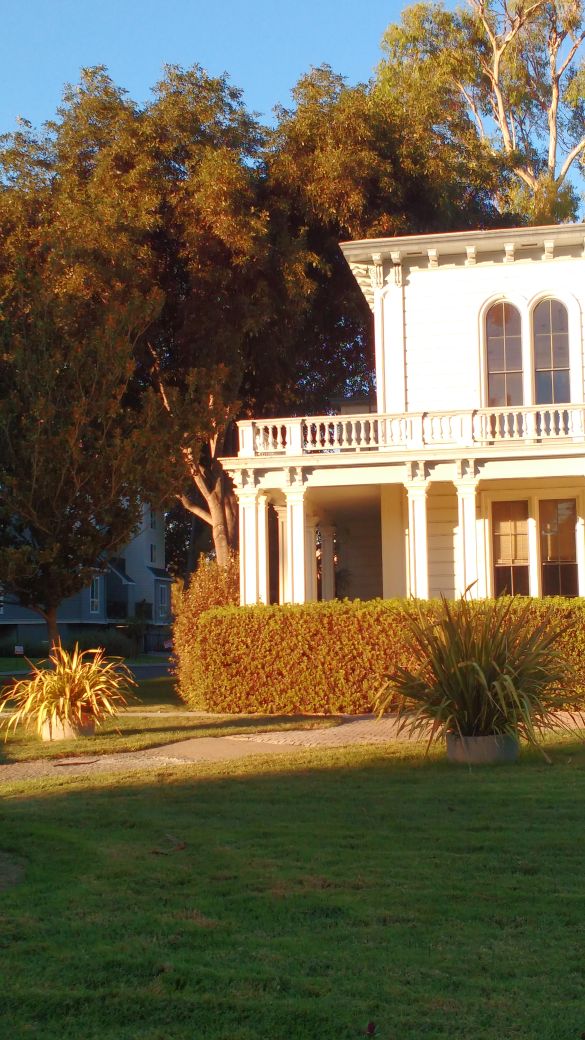
#> input picture 07_computer_vision/بینایی کامپیوتر (1)/HomeWork/HW3/Questions/Q3/1.jpg, 2340 x 4160 px (shown at 1/4 size)
$ jupyter execute --allow-errors Question3.ipynb
#> lines starting #> are read from the running program, lines starting #| are printed output that depends on the picture
#تمرین سوم درس بینایی کامپیوتر
 در این سوال قصد داریم با داشتن تصاویر از زوایه‌های مختلف یک صحنه، یک بازسازی پانوراما از صحنه داشته باشیم

کتابخانه‌های لازم را در زیر اضافه کنید

[cell 1]
import numpy as np
import cv2
import matplotlib.pyplot as plt
from scipy import signal as sig
import scipy.ndimage as ndi
from skimage.io import imread
from skimage.color import rgb2gray
from skimage import data
from skimage.feature import match_descriptors, ORB, plot_matches
from skimage.measure import ransac
from skimage.transform import FundamentalMatrixTransform
import skimage.feature as sf
from google.colab.patches import cv2_imshow
import matplotlib.pyplot as plt

### تولید تصویر پانوراما از دو تصویر
در این قسمت ابتدا دو تصویر مختف از یک صحنه را داریم و سعی میکنیم تصویر پانوراما این دو تصویر را تولید کنیم. اتبدا دو تصویر را خوانده و برای هر تصویر تعدادی نقطه کلیدی یا $key point$ استخراج می‌کنیم. سپس این نقاط کلیدی را در تصویر با همدیگر مچ می‌کنیم. درمورد روش‌های استخراج ویژگی و مچ کردن آنها در فصل بعد آشنا خواهید شد. در این قطعه کد از توابع آماده کتابخانه $OpenCV$ برای این کار استفاده می‌کنیم. ابتدا دوتصویر را نمایش نمایش می‌دهیم

[cell 2]
image1 = cv2.imread('')
image2 = cv2.imread('')

در قسمت بعد استخراج نقاط کلیدی و مچ کردن آنها اتفاق می‌افتد. نقاط مچ شده را در تصویر خروجی می‌بینید

#> (a cell that did not finish here is left out)

در تابع زیر با گرفتن دو تصویر ورودی، ماتریس هموگرافی بین آنها محاسبه شده و نقاط مربوطه بر روی همدیگر نگاشت شده و تصویر پانوراما را در خروجی برمی‌گرداند. تایع دیگر نیز ماتریس هموگرافی بین دو تصویر را محاسبه می‌کند

[cell 4]
def findHomography(kp1, kp2, matches):
    img1_points = np.zeros((len(matches), 1, 2), dtype=np.float32)
    img2_points = np.zeros((len(matches), 1, 2), dtype=np.float32)

    for i in range(0,len(matches)):
        img1_points[i] = kp1[matches[i].queryIdx].pt
        img2_points[i] = kp2[matches[i].trainIdx].pt

    homography, mask = cv2.findHomography(img1_points, img2_points, cv2.RANSAC, ransacReprojThreshold=2.0)

    return homography

#Compute hom and homInv
#> (the rest of this cell did not finish here and is left out)

[cell 5]
def stitch(img1, img2, hom):
  rows1, cols1 = img1.shape[:2]
  rows2, cols2 = img2.shape[:2]

  #Corners of img1 & img2
  corners1 = np.float32([[0,0], [0, rows1],[cols1, rows1], [cols1, 0]]).reshape(-1, 1, 2)
  corners2 = np.float32([[0,0], [0,rows2], [cols2,rows2], [cols2,0]]).reshape(-1,1,2)

  #Project 4 corners of image2 onto image1
  project = cv2.perspectiveTransform(corners2, hom)

  points = np.concatenate((corners1, project), axis = 0)

  [x_min, y_min] = np.int32(points.min(axis = 0).ravel() - 0.5)
  [x_max, y_max] = np.int32(points.max(axis = 0).ravel() + 0.5)

  translation_dist = [-x_min,-y_min]

  H_translation = np.array([[1, 0, translation_dist[0]], [0, 1, translation_dist[1]], [0, 0, 1]])

  result = cv2.warpPerspective(img2, H_translation.dot(hom), (x_max - x_min, y_max - y_min))
  result[translation_dist[1] : rows1 + translation_dist[1], translation_dist[0] : cols1 + translation_dist[0]] = img1

  return result

نمونه تصویر پانوراما تولید شده

#> (a cell that did not finish here is left out)

### تولید تصویر پانوراما از چندین تصویر
در این قسمت تمامی کارهای قسمت قبل را این بار برای چندین توصیر از یک صحنه انجام ‌می‌دهیم. این بار از توابع آماده کتابخانه $openCV$ استفاده می‌کنیم

[cell 7]
img1 = cv2.imread('1.jpg')
#> img1 is the input picture: shape (4160, 2340, 3); mean B, G, R 73.9, 98.5, 108.5
img2 = cv2.imread('2.jpg')
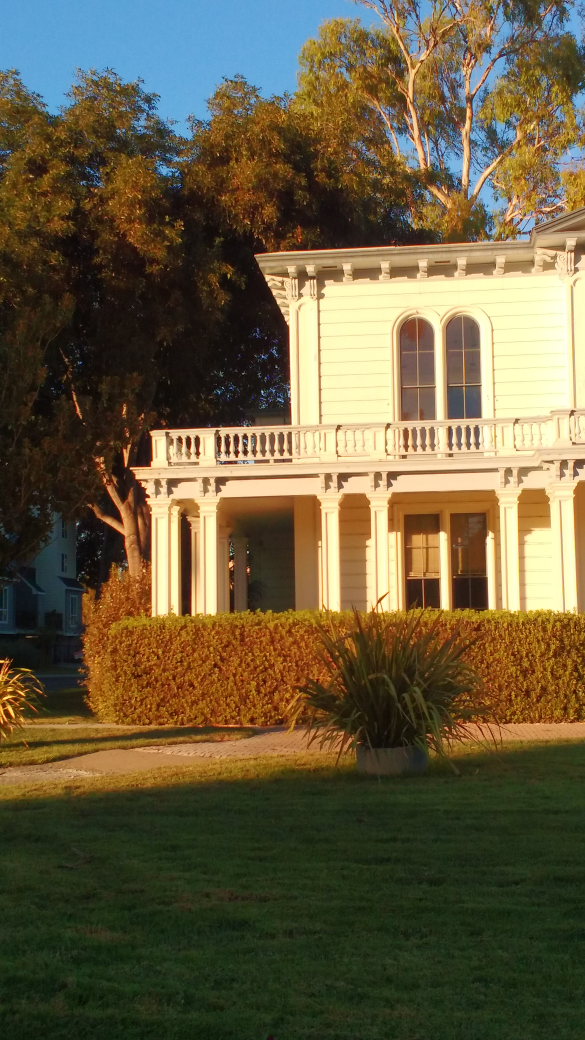
#> input picture 07_computer_vision/بینایی کامپیوتر (1)/HomeWork/HW3/Questions/Q3/2.jpg, 2340 x 4160 px (shown at 1/4 size)
#> img2 is the input picture: shape (4160, 2340, 3); mean B, G, R 64, 92, 103.1
img3 = cv2.imread('3.jpg')
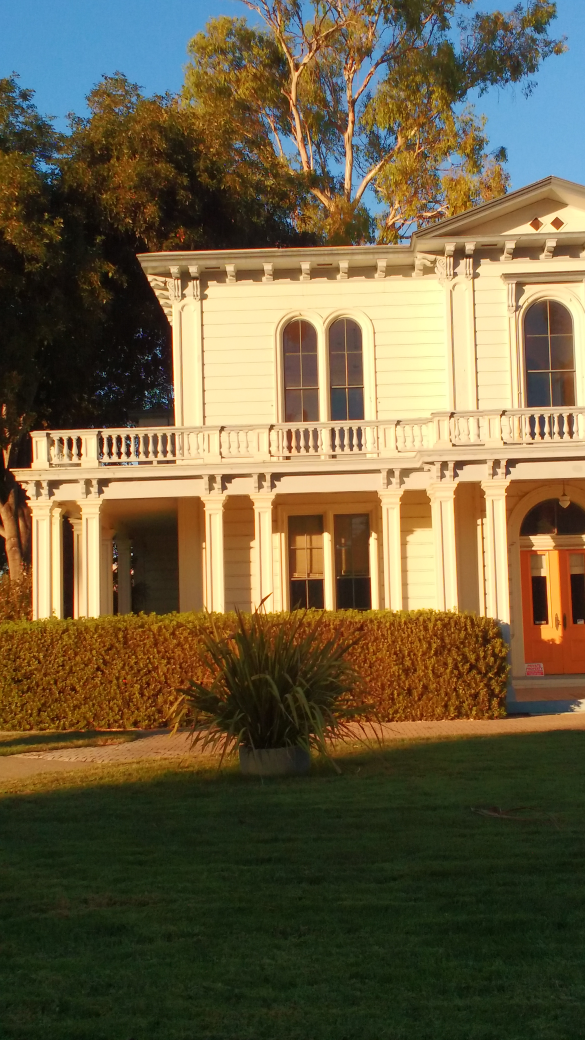
#> input picture 07_computer_vision/بینایی کامپیوتر (1)/HomeWork/HW3/Questions/Q3/3.jpg, 2340 x 4160 px (shown at 1/4 size)
#> img3 is the input picture: shape (4160, 2340, 3); mean B, G, R 65.9, 95.2, 107.9
img4 = cv2.imread('4.jpg')
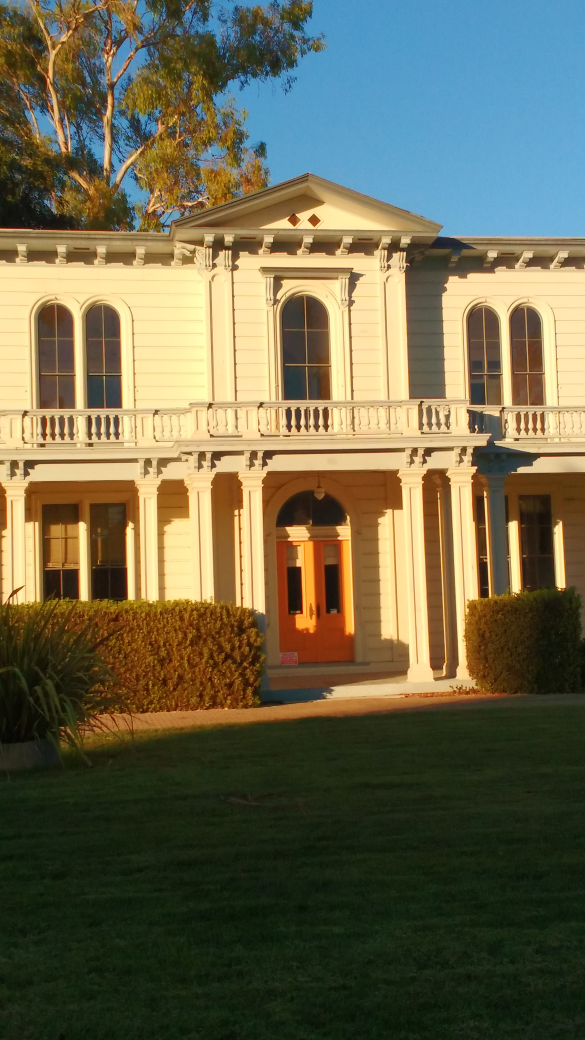
#> input picture 07_computer_vision/بینایی کامپیوتر (1)/HomeWork/HW3/Questions/Q3/4.jpg, 2340 x 4160 px (shown at 1/4 size)
#> img4 is the input picture: shape (4160, 2340, 3); mean B, G, R 76.6, 102.6, 106.6
img5 = cv2.imread('5.jpg')
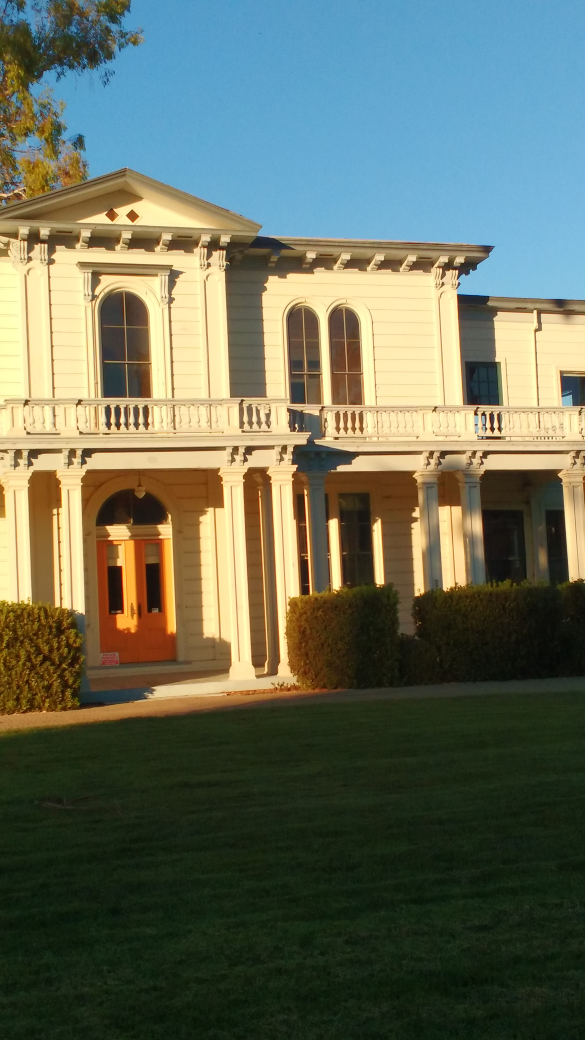
#> input picture 07_computer_vision/بینایی کامپیوتر (1)/HomeWork/HW3/Questions/Q3/5.jpg, 2340 x 4160 px (shown at 1/4 size)
#> img5 is the input picture: shape (4160, 2340, 3); mean B, G, R 90.5, 108.6, 102
img6 = cv2.imread('6.jpg')
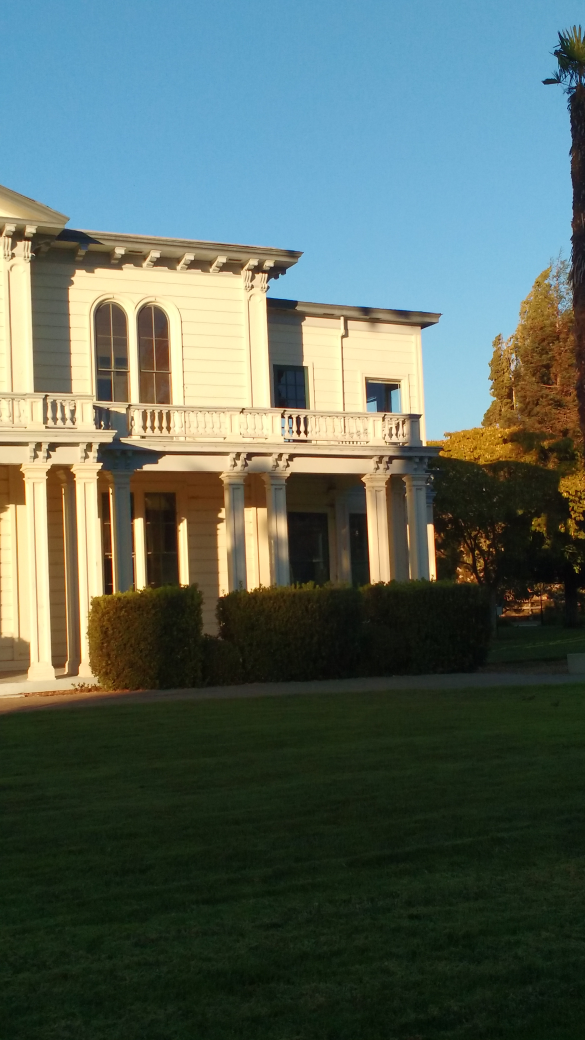
#> input picture 07_computer_vision/بینایی کامپیوتر (1)/HomeWork/HW3/Questions/Q3/6.jpg, 2340 x 4160 px (shown at 1/4 size)
#> img6 is the input picture: shape (4160, 2340, 3); mean B, G, R 93.5, 102.1, 87.1
